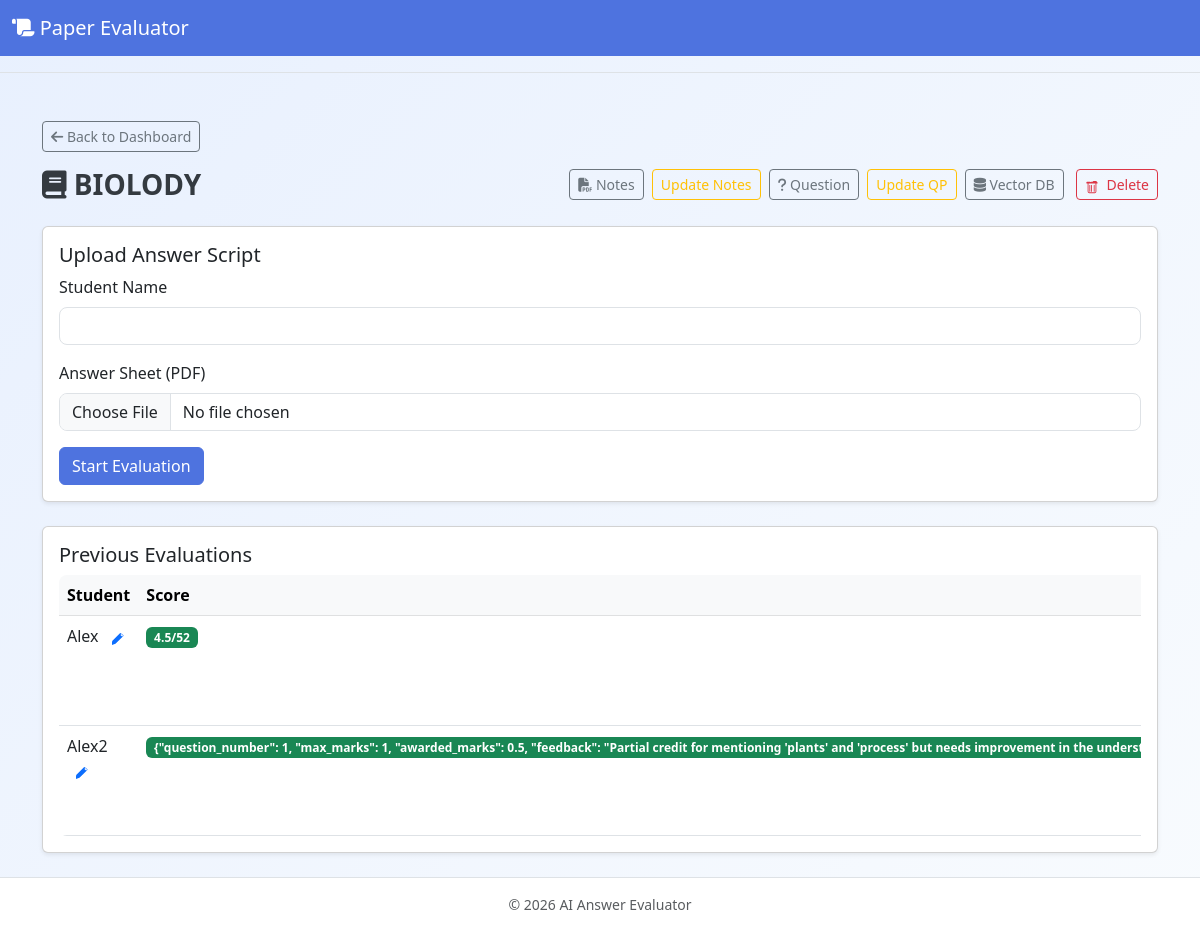
Screenshot of /subject/1 with the database file from the repository.
### server.py (models this page shows)
class Subject(db.Model):
    id = db.Column(db.Integer, primary_key=True)
    name = db.Column(db.String(120), nullable=False)
    notes_path = db.Column(db.String(500))
    question_path = db.Column(db.String(500))  # store uploaded question paper
    vector_db_path = db.Column(db.String(500))
    evaluations = db.relationship('Evaluation', backref='subject', lazy=True)

class Evaluation(db.Model):
    id = db.Column(db.Integer, primary_key=True)
    subject_id = db.Column(db.Integer, db.ForeignKey('subject.id'), nullable=False)
    student_name = db.Column(db.String(120))
    score = db.Column(db.String(100))
    answer_path = db.Column(db.String(500))
    created_at = db.Column(db.DateTime, default=lambda: datetime.now(timezone.utc))
    result_text = db.Column(db.Text)
    answer_parsing = db.Column(db.Text)  # parsed answer from student's PDF
    markings = db.Column(db.Text)  # LLM response with detailed markings (JSON)
    eval_history = db.Column(db.Text, default='[]')

### server.py (the view, shortened to what this page needs)
@app.route('/subject/<int:subj_id>')
def view_subject(subj_id):
    subj = Subject.query.get_or_404(subj_id)
    evaluations = Evaluation.query.filter_by(subject_id=subj_id).all()
    return render_template('subject.html', subject=subj, evaluations=evaluations)

### server.py (called while the page is built)
def now():
    return datetime.now(timezone.utc)

@app.context_processor
def inject_now():
    return {'now': now}

### templates/subject.html (shortened to what this page needs)
{% extends 'layout.html' %}
{% block content %}
<div class="row mb-3">
  <div class="col">
    <a href="{{ url_for('dashboard') }}" class="btn btn-outline-secondary btn-sm"><i class="fa-solid fa-arrow-left"></i> Back to Dashboard</a>
  </div>
</div>
<div class="row mb-4 align-items-center">
  <div class="col">
    <h3 class="mb-0"><i class="fa-solid fa-book"></i> {{ subject.name }}</h3>
  </div>
  <div class="col-auto">
    {% if subject.notes_path %}
    <a href="{{ url_for('uploaded_file', filename=subject.notes_path) }}" target="_blank" class="btn btn-outline-secondary btn-sm me-1"><i class="fa-solid fa-file-pdf"></i> Notes</a>
    <button class="btn btn-sm btn-outline-warning me-1" data-bs-toggle="collapse" data-bs-target="#update-notes">Update Notes</button>
    {% else %}
    <button class="btn btn-sm btn-outline-primary me-1" data-bs-toggle="collapse" data-bs-target="#upload-notes">Upload Notes</button>
    {% endif %}
    {% if subject.question_path %}
    <a href="{{ url_for('uploaded_file', filename=subject.question_path) }}" target="_blank" class="btn btn-outline-secondary btn-sm me-1"><i class="fa-solid fa-question"></i> Question</a>
    <button class="btn btn-sm btn-outline-warning me-1" data-bs-toggle="collapse" data-bs-target="#update-question">Update QP</button>
    {% else %}
    <button class="btn btn-sm btn-outline-primary me-1" data-bs-toggle="collapse" data-bs-target="#upload-question">Upload QP</button>
    {% endif %}
    {% if subject.vector_db_path %}
    <a href="{{ url_for('serve_vector_db', filename=subject.vector_db_path) }}" target="_blank" class="btn btn-outline-secondary btn-sm"><i class="fa-solid fa-database"></i> Vector DB</a>
    {% endif %}
    <form method="post" action="{{ url_for('delete_subject', subj_id=subject.id) }}" onsubmit="return confirm('Remove this subject and all its evaluations?');" class="d-inline-block ms-2">
      <button class="btn btn-sm btn-outline-danger" aria-label="Delete subject">
        Delete
      </button>
    </form>
  </div>
</div>
<div class="card mb-4 shadow-sm">
  <div class="card-body">
    <h5 class="card-title">Upload Answer Script</h5>
    <form id="upload-form" enctype="multipart/form-data">
      <div class="mb-3">
        <label for="student_name" class="form-label">Student Name</label>
        <input type="text" class="form-control" id="student_name" name="student_name" required>
      </div>
      <div class="mb-3">
        <label for="answer_pdf" class="form-label">Answer Sheet (PDF)</label>
        <input type="file" class="form-control" id="answer_pdf" name="answer_pdf" accept="application/pdf" required>
      </div>
      <button type="submit" class="btn btn-primary" id="submit-btn">Start Evaluation</button>
    </form>
  </div>
</div>
<div class="card shadow-sm">
  <div class="card-body">
    <h5 class="card-title">Previous Evaluations</h5>
    <div class="table-responsive">
      <table class="table table-hover mb-0">
        <thead class="table-light">
          <tr>
            <th>Student</th>
            <th>Score</th>
          </tr>
        </thead>
        <tbody>
          {% for ev in evaluations %}
          <tr>
            <td>
              <span id="name-display-{{ ev.id }}">{{ ev.student_name }}</span>
              <button class="btn btn-sm btn-link p-0 ms-2" data-bs-toggle="collapse" data-bs-target="#rename-form-{{ ev.id }}" aria-label="Edit name">
              </button>
            </td>
             <td>
               <span id="score-{{ ev.id }}">
                 {% if ev.score is not none %}
                   <span class="badge bg-success">{{ ev.score }}</span>
                 {% else %}
                   <span class="badge bg-warning text-dark">Pending</span>
                 {% endif %}
               </span>
             </td>
          </tr>
          {% else %}
          <tr><td colspan="3" class="text-center">No evaluations yet.</td></tr>
          {% endfor %}
        </tbody>
      </table>
    </div>
  </div>
</div>
{% endblock %}

### static/css/style.css (style rules this page uses)
:root { --primary: #4e73df; --secondary: #f8f9fc; --accent: #1cc88a; --dark-text: #343a40; --light-text: #fff; }
* { box-sizing: border-box; }
body { font-family: 'Segoe UI', Roboto, Helvetica, Arial, sans-serif; background: linear-gradient(135deg, #e8f0fe 0%, #f8fbfe 100%); color: var(--dark-text); display: flex; flex-direction: column; min-height: 100vh; }
h3, h4 { font-weight: 600; }
.btn-primary { background-color: var(--primary); border-color: var(--primary); }
.form-control { border-radius: 0.5rem; }
table.table { background: #fff; border-radius: 0.5rem; overflow: hidden; }

### rows the page displays
Subject: name "BIOLODY"
Evaluation: student_name "Alex", score "4.5/52"
Evaluation: student_name "Alex2", score "{\"question_number\": 1, \"max_marks\": 1, \"awarded_marks\": 0.5, \"feedback\": \"Partial credit for mentioning 'plants' and 'process' but needs improvement in the…"
